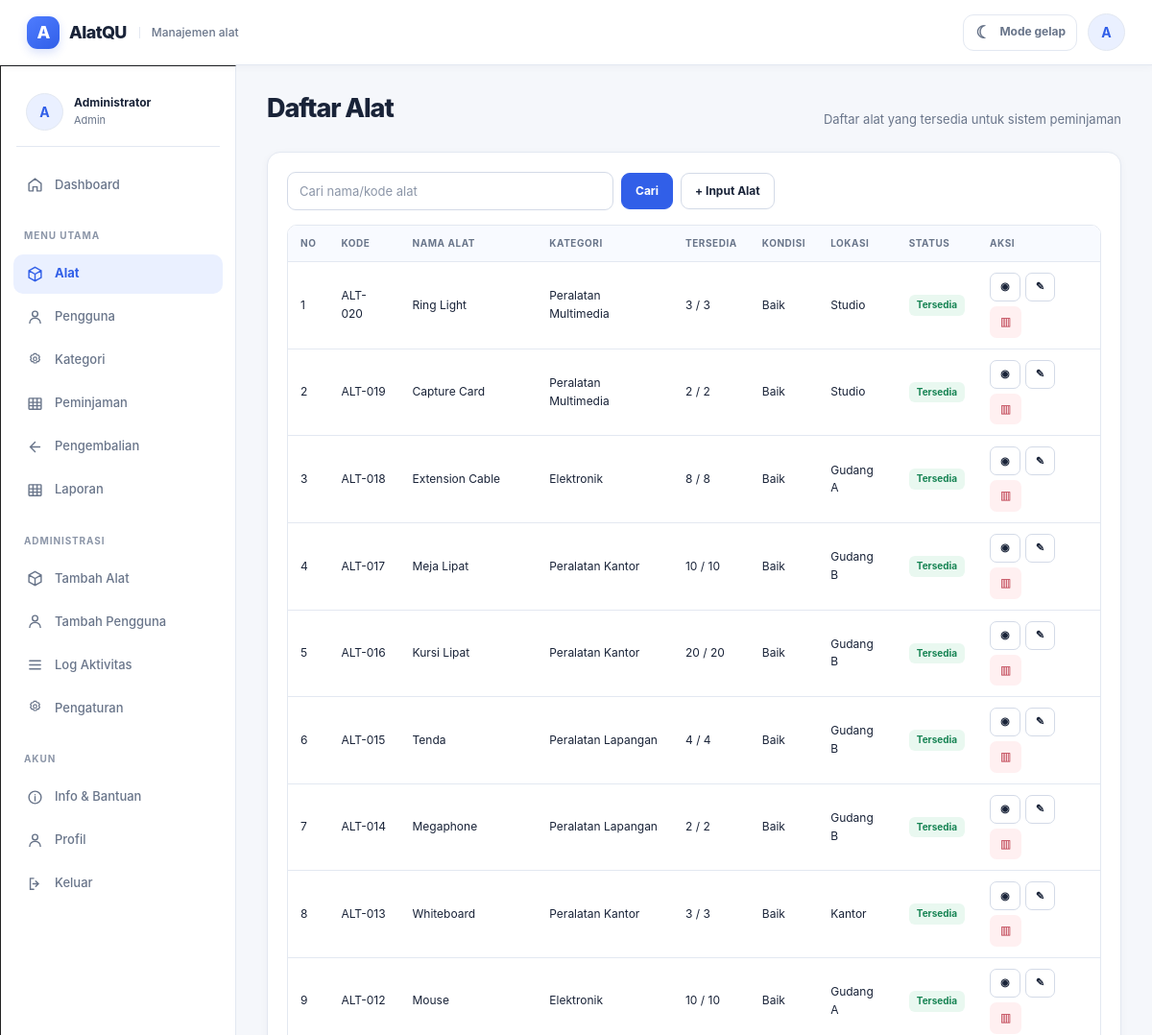
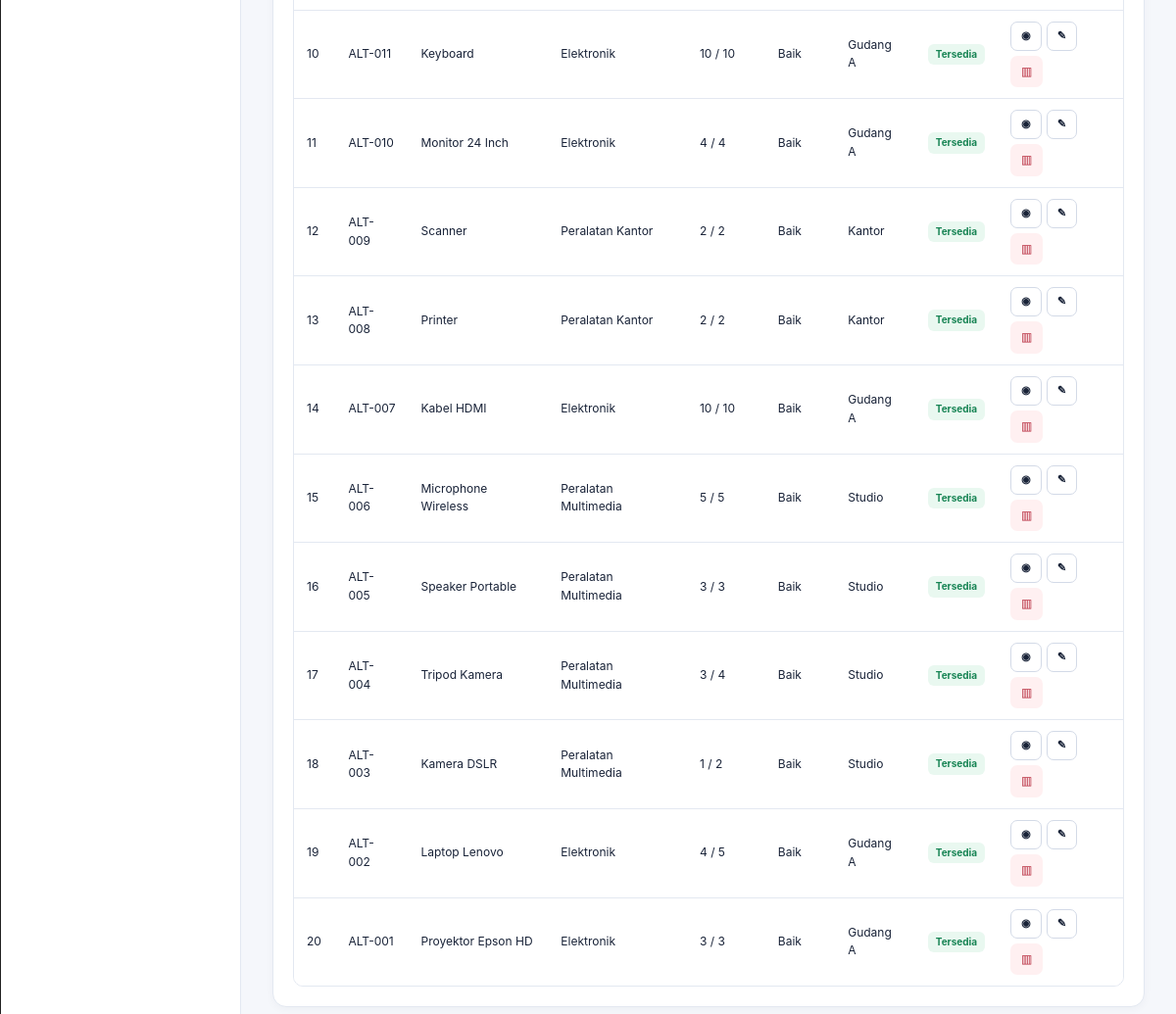
/index.php?route=alat (signed in), run on the app's committed database (2 pictures, top to bottom).
### tables this page shows
CREATE TABLE alat(
  id INT UNSIGNED AUTO_INCREMENT PRIMARY KEY,
  kode_alat VARCHAR(50) NOT NULL UNIQUE,
  nama_alat VARCHAR(150) NOT NULL,
  kategori_id INT UNSIGNED NOT NULL,
  deskripsi TEXT,
  kondisi VARCHAR(50) NOT NULL DEFAULT 'Baik',
  jumlah INT UNSIGNED NOT NULL DEFAULT 0,
  jumlah_tersedia INT UNSIGNED NOT NULL DEFAULT 0,
  lokasi VARCHAR(120) NOT NULL,
  foto VARCHAR(255),
  status ENUM('Tersedia','Tidak Tersedia','Perawatan') NOT NULL DEFAULT 'Tersedia',
  created_at TIMESTAMP DEFAULT CURRENT_TIMESTAMP,
  updated_at TIMESTAMP DEFAULT CURRENT_TIMESTAMP ON UPDATE CURRENT_TIMESTAMP,
  INDEX idx_alat_kategori(kategori_id),
  INDEX idx_alat_status(status),
  INDEX idx_alat_nama(nama_alat),
  CONSTRAINT fk_alat_kategori FOREIGN KEY(kategori_id) REFERENCES kategori(id) ON UPDATE CASCADE ON DELETE RESTRICT
);

CREATE TABLE kategori(
  id INT UNSIGNED AUTO_INCREMENT PRIMARY KEY,
  nama_kategori VARCHAR(100) NOT NULL UNIQUE,
  deskripsi TEXT,
  created_at TIMESTAMP DEFAULT CURRENT_TIMESTAMP,
  updated_at TIMESTAMP DEFAULT CURRENT_TIMESTAMP ON UPDATE CURRENT_TIMESTAMP
);

### controllers/AlatController.php (called while the page is built, shortened)
<?php
require_once __DIR__ . '/../config/database.php';
require_once __DIR__ . '/../helpers/auth.php';
require_once __DIR__ . '/../models/Alat.php';
class AlatController
{
    private $model;
    public function __construct()
    {
        $this->db = Database::getConnection();
        $this->model = new Alat($this->db);
    }
    public function index()
    {
        $alat = $this->model->all(100, 0, trim(isset($_GET['q']) ? $_GET['q'] : ''));
        require __DIR__ . '/../views/alat/index.php';
    }
}

### index.php (called while the page is built)
<?php
require __DIR__ . '/router.php';

### config/config.php (called while the page is built, shortened)
<?php
function base_url(string $path = ''): string
{
    $parts = explode('?', ltrim($path, '/'), 2);
    $route = trim($parts[0], '/');
    $url = APP_BASE . '/index.php';
    if ($route !== '') {
        $url .= '?route=' . rawurlencode($route);
    }
    return $url;
}
function asset_url(string $path = ''): string
{
    return APP_BASE . '/assets/' . ltrim($path, '/');
}
function e($value): string
{
    return htmlspecialchars((string)$value, ENT_QUOTES, 'UTF-8');
}

### helpers/auth.php (called while the page is built, shortened)
<?php
require_once __DIR__ . '/../config/config.php';
function current_user()
{
    return isset($_SESSION['user']) ? $_SESSION['user'] : null;
}
function has_role($roles): bool
{
    $roles = (array)$roles;
    $current = current_user();
    $currentRole = is_array($current) && isset($current['role']) ? strtolower(trim((string)$current['role'])) : '';
    $roles = array_map(static function ($role) { return strtolower(trim((string)$role)); }, $roles);
    return in_array($currentRole, $roles, true);
}

### config/database.php (called while the page is built, shortened)
<?php
require_once __DIR__ . '/config.php';
class Database
{
    private static $pdo = null;
    public static function getConnection(): PDO
    {
        $dsn = 'mysql:host=' . DB_HOST . ';port=' . DB_PORT . ';dbname=' . DB_NAME . ';charset=utf8mb4';
        try {
            self::$pdo = new PDO($dsn, DB_USER, DB_PASS, array(
                PDO::ATTR_ERRMODE => PDO::ERRMODE_EXCEPTION,
                PDO::ATTR_DEFAULT_FETCH_MODE => PDO::FETCH_ASSOC,
                PDO::ATTR_EMULATE_PREPARES => false,
            ));
        } catch (PDOException $e) {
            error_log('[NambutApp] Database connection failed: ' . $e->getMessage());
            throw new RuntimeException(
                'Koneksi database gagal. Pastikan MySQL/MariaDB aktif, extension PDO MySQL tersedia, database peminjaman sudah diimpor, dan kredensial di config/database.local.php benar.'
            );
        }
        return self::$pdo;
    }
}

### models/Alat.php (called while the page is built, shortened)
<?php
class Alat
{
    private $db;
    public function __construct(PDO $db) { $this->db = $db; }
    public function all(int $limit = 50, int $offset = 0, string $q = ''): array
    {
        $sql = 'SELECT a.*,k.nama_kategori FROM alat a JOIN kategori k ON k.id=a.kategori_id WHERE a.nama_alat LIKE ? OR a.kode_alat LIKE ? ORDER BY a.id DESC LIMIT ? OFFSET ?';
        $s = $this->db->prepare($sql);
        $like = '%' . $q . '%';
        $s->bindValue(1, $like);
        $s->bindValue(2, $like);
        $s->bindValue(3, $limit, PDO::PARAM_INT);
        $s->bindValue(4, $offset, PDO::PARAM_INT);
        $s->execute();
        return $s->fetchAll();
    }
}

### views/alat/index.php (the view)
<?php $title='AlatQU';require __DIR__.'/../layouts/header.php';require __DIR__.'/../layouts/navbar.php';require __DIR__.'/../layouts/sidebar.php';?>
<main class="content">
<div class="page-head"><h1>Daftar Alat</h1><p>Daftar alat yang tersedia untuk sistem peminjaman</p></div><?php if($m=flash('success')):?><div class="alert success"><?=e($m)?></div><?php endif;?><?php if($m=flash('error')):?><div class="alert"><?=e($m)?></div><?php endif;?><div class="card"><form class="searchbar" method="get"><input type="hidden" name="route" value="alat"><input class="input" name="q" value="<?=e($_GET['q']??'')?>" placeholder="Cari nama/kode alat"><button class="btn btn-primary">Cari</button><?php if(has_role('admin')):?><a class="btn" href="<?=base_url('alat/create')?>">+ Input Alat</a><?php endif;?></form><div class="table-wrap"><table class="table"><thead><tr><th>NO</th><th>KODE</th><th>NAMA ALAT</th><th>KATEGORI</th><th>TERSEDIA</th><th>KONDISI</th><th>LOKASI</th><th>STATUS</th><th>AKSI</th></tr></thead><tbody><?php foreach($alat as $i=>$a):?><tr><td><?=$i+1?></td><td><?=e($a['kode_alat'])?></td><td><?=e($a['nama_alat'])?></td><td><?=e($a['nama_kategori'])?></td><td><?=e($a['jumlah_tersedia'])?> / <?=e($a['jumlah'])?></td><td><?=e($a['kondisi'])?></td><td><?=e($a['lokasi'])?></td><td><span class="badge <?=$a['jumlah_tersedia']>0?'badge-success':'badge-danger'?>"><?=e($a['status'])?></span></td><td class="actions"><a class="btn btn-sm" href="<?=base_url('alat/detail/'.$a['id'])?>">◉</a><?php if(has_role('peminjam')&&$a['jumlah_tersedia']>0&&$a['status']==='Tersedia'):?><a class="btn btn-sm btn-primary" href="<?=base_url('peminjaman/create?alat_id='.$a['id'])?>">Pinjam</a><?php endif;?><?php if(has_role('admin')):?><a class="btn btn-sm" href="<?=base_url('alat/edit/'.$a['id'])?>">✎</a><form method="post" action="<?=e(base_url('alat/delete/'.$a['id']))?>" class="inline-action" onsubmit="return confirm('Hapus alat?')"><input type="hidden" name="_csrf" value="<?=csrf_token()?>"><button class="btn btn-sm btn-danger" type="submit">▥</button></form><?php endif;?></td></tr><?php endforeach;?></tbody></table></div></div>
</main><?php require __DIR__.'/../layouts/footer.php';?>

### router.php (shortened to what this page needs)
<?php
require_once __DIR__ . '/config/config.php';
require_once __DIR__ . '/helpers/auth.php';
$route = isset($_GET['route']) ? (string)$_GET['route'] : '';
$route = trim($route, " /\t\n\r\0\x0B");
$route = preg_replace('#/+#', '/', $route);
$route = strtolower($route);
$parts = $route === '' ? array() : explode('/', $route);
$action = isset($parts[1]) && $parts[1] !== '' ? $parts[1] : 'index';
try {
    $controller = new $class();
    if ($action === 'index') {
        $controller->index();
        exit;
    }
} catch (Throwable $e) {
    $log = '[NambutApp] ' . date('Y-m-d H:i:s') . ' ' . $e->getMessage() . PHP_EOL;
    error_log($log);
    http_response_code(500);
    $message = 'Terjadi kendala pada aplikasi. Periksa koneksi database atau log server, lalu coba lagi.';
    require __DIR__ . '/views/info/500.php';
}

### views/layouts/header.php (shortened to what this page needs)
<?php
require_once __DIR__ . '/../../config/config.php';
require_once __DIR__ . '/../../helpers/auth.php';
$assetVersion = APP_VERSION . '-alatqu-ui1';
$layoutUser = current_user();
?>
<!doctype html>
<html lang="id">
<head>
    <link rel="stylesheet" href="<?=e(asset_url('css/style.css'))?>?v=<?=$assetVersion?>">
    <link rel="stylesheet" href="<?=e(asset_url('css/login.css'))?>?v=<?=$assetVersion?>">
    <link rel="stylesheet" href="<?=e(asset_url('css/dashboard.css'))?>?v=<?=$assetVersion?>">
    <link rel="stylesheet" href="<?=e(asset_url('css/form.css'))?>?v=<?=$assetVersion?>">
    <link rel="stylesheet" href="<?=e(asset_url('css/table.css'))?>?v=<?=$assetVersion?>">
    <link rel="stylesheet" href="<?=e(asset_url('css/alatqu.css'))?>?v=<?=e($assetVersion)?>">
</head>
<body data-user-id="<?=e($layoutUser['id'] ?? 'guest')?>">

### views/layouts/navbar.php (shortened to what this page needs)
<header class="topbar">
    <a class="brand" href="<?=base_url('dashboard')?>" aria-label="AlatQU - Dashboard">
        <span class="brand-mark-text" aria-hidden="true">A</span>
        <span>AlatQU</span>
        <span class="brand-caption">Manajemen alat</span>
    </a>
    <div class="topbar-actions">
        <button class="theme-toggle" type="button" data-theme-toggle aria-label="Aktifkan mode gelap" title="Aktifkan mode gelap">
            <span class="theme-toggle-icon" data-theme-icon aria-hidden="true">☾</span>
            <span data-theme-label>Mode gelap</span>
        </button>
        <a class="profile-btn" href="<?=base_url('profile')?>" title="Profil" aria-label="Buka profil">
            <span class="avatar-fallback js-avatar-fallback" aria-hidden="true"><?=e(strtoupper(substr((string)(current_user()['nama'] ?? 'U'), 0, 1)))?></span>
        </a>
    </div>
</header>

### views/layouts/sidebar.php (shortened to what this page needs)
<?php
$navUser = current_user() ?: [];
$r = strtolower($navUser['role'] ?? '');
$route = isset($_GET['route']) ? strtolower(trim((string)$_GET['route'], '/')) : 'dashboard';
$section = explode('/', $route)[0] ?: 'dashboard';
$active = static function (array $names) use ($section): string { return in_array($section, $names, true) ? 'active' : ''; };
?>
<aside class="sidebar">
    <div class="sidebar-account">
        <div class="sidebar-avatar avatar">
            <span class="avatar-fallback js-avatar-fallback" aria-hidden="true"><?=e(strtoupper(substr((string)($navUser['nama'] ?? 'U'), 0, 1)))?></span>
        </div>
        <div class="sidebar-account-copy">
            <strong><?=e($navUser['nama'] ?? 'Pengguna')?></strong>
            <span><?=e(ucfirst($navUser['role'] ?? 'akun'))?></span>
        </div>
    </div>
    <nav aria-label="Navigasi utama">
        <a class="nav-item <?=$active(['dashboard'])?>" href="<?=base_url('dashboard')?>"><span class="nav-icon"><svg class="icon"><use href="<?=asset_url('icons/icons.svg')?>#home"></use></svg></span>Dashboard</a>
        <div class="nav-group-title">Menu utama</div>
        <a class="nav-item <?=$active(['alat'])?>" href="<?=base_url('alat')?>"><span class="nav-icon"><svg class="icon"><use href="<?=asset_url('icons/icons.svg')?>#box"></use></svg></span><?= $r === 'peminjam' ? 'Daftar Alat' : 'Alat' ?></a>
        <?php if ($r === 'admin'): ?>
            <a class="nav-item <?=$active(['users'])?>" href="<?=base_url('users')?>"><span class="nav-icon"><svg class="icon"><use href="<?=asset_url('icons/icons.svg')?>#user"></use></svg></span>Pengguna</a>
            <a class="nav-item <?=$active(['kategori'])?>" href="<?=base_url('kategori')?>"><span class="nav-icon"><svg class="icon"><use href="<?=asset_url('icons/icons.svg')?>#settings"></use></svg></span>Kategori</a>
        <?php endif; ?>
        <a class="nav-item <?=$active(['peminjaman'])?>" href="<?=base_url('peminjaman')?>"><span class="nav-icon"><svg class="icon"><use href="<?=asset_url('icons/icons.svg')?>#table"></use></svg></span><?= $r === 'peminjam' ? 'Peminjaman Saya' : 'Peminjaman' ?></a>
        <a class="nav-item <?=$active(['pengembalian'])?>" href="<?=base_url('pengembalian')?>"><span class="nav-icon"><svg class="icon"><use href="<?=asset_url('icons/icons.svg')?>#back"></use></svg></span>Pengembalian</a>
        <?php if (in_array($r, ['admin', 'petugas'], true)): ?>
            <a class="nav-item <?=$active(['laporan'])?>" href="<?=base_url('laporan')?>"><span class="nav-icon"><svg class="icon"><use href="<?=asset_url('icons/icons.svg')?>#table"></use></svg></span>Laporan</a>
        <?php endif; ?>
        <?php if ($r === 'admin'): ?>
            <div class="nav-group-title">Administrasi</div>
            <a class="nav-item" href="<?=base_url('alat/create')?>"><span class="nav-icon"><svg class="icon"><use href="<?=asset_url('icons/icons.svg')?>#box"></use></svg></span>Tambah Alat</a>
            <a class="nav-item" href="<?=base_url('users/create')?>"><span class="nav-icon"><svg class="icon"><use href="<?=asset_url('icons/icons.svg')?>#user"></use></svg></span>Tambah Pengguna</a>
            <a class="nav-item <?=$active(['log'])?>" href="<?=base_url('log')?>"><span class="nav-icon"><svg class="icon"><use href="<?=asset_url('icons/icons.svg')?>#menu"></use></svg></span>Log Aktivitas</a>
            <a class="nav-item <?=$active(['pengaturan'])?>" href="<?=base_url('pengaturan')?>"><span class="nav-icon"><svg class="icon"><use href="<?=asset_url('icons/icons.svg')?>#settings"></use></svg></span>Pengaturan</a>
        <?php endif; ?>
        <div class="nav-group-title">Akun</div>
        <a class="nav-item <?=$active(['info'])?>" href="<?=base_url('info')?>"><span class="nav-icon"><svg class="icon"><use href="<?=asset_url('icons/icons.svg')?>#info"></use></svg></span>Info & Bantuan</a>
        <a class="nav-item <?=$active(['profile'])?>" href="<?=base_url('profile')?>"><span class="nav-icon"><svg class="icon"><use href="<?=asset_url('icons/icons.svg')?>#user"></use></svg></span>Profil</a>
        <a class="nav-item" href="<?=base_url('logout')?>" data-logout><span class="nav-icon"><svg class="icon"><use href="<?=asset_url('icons/icons.svg')?>#logout"></use></svg></span>Keluar</a>
    </nav>
</aside>

### views/layouts/footer.php (shortened to what this page needs)
</body>
</html>

### assets/css/style.css (style rules this page uses)
:root { --primary:#2563EB;--secondary:#60A5FA;--white:#FFFFFF;--background:#EEF4FF;--success:#00BF63;--danger:#DD0606;--text:#101010;--border:#222;--shadow:0 12px 25px rgba(0,0,0,.14) }
* { box-sizing:border-box }
body { margin:0;font-family:"Trebuchet MS",Arial,sans-serif;background:var(--background);color:var(--text) }
a { text-decoration:none;color:inherit }
.topbar { height:72px;background:var(--primary);color:#fff;display:flex;align-items:center;padding:0 22px;gap:18px;position:fixed;top:0;left:0;right:0;z-index:20 }
.brand { display:flex;align-items:center;gap:10px;font-size:25px;font-weight:800 }
.profile-btn { margin-left:auto;color:#fff;border:2px solid #fff;border-radius:50%;width:43px;height:43px;display:grid;place-items:center;font-size:23px }
.sidebar { position:fixed;top:72px;bottom:18px;left:0;width:300px;background:#fff;border:1px solid #222;border-radius:0 0 24px 0;box-shadow:var(--shadow);padding:22px 15px;z-index:15;overflow:auto }
.nav-item { display:flex;align-items:center;gap:14px;padding:13px 17px;border-radius:30px;font-size:18px;margin:4px 0 }
.nav-item:hover,.nav-item.active { background:#f3f7ff;border:1px solid #9aa3ad;color:var(--primary) }
.nav-icon { width:27px;text-align:center }
.nav-group-title { font-weight:800;margin:18px 14px 5px }
.content { padding:102px 32px 40px 332px;min-height:100vh;overflow-x:hidden }
.page-head { margin-bottom:28px }
.page-head h1 { font-size:36px;margin:0 0 4px }
.page-head p { margin:0;font-size:18px }
.card { background:#fff;border:1.5px solid #222;border-radius:26px;box-shadow:var(--shadow);padding:24px }
.btn { display:inline-flex;align-items:center;justify-content:center;gap:8px;border:1.5px solid #222;border-radius:18px;padding:11px 22px;font-weight:800;cursor:pointer;background:#fff;font-size:15px }
.btn-primary { background:var(--primary);color:#fff }
.btn-danger { background:var(--danger);color:#fff }
.btn-sm { padding:8px 13px;border-radius:12px;font-size:13px }
.input,.select,.textarea { width:100%;border:1.5px solid #333;background:#fff;border-radius:18px;padding:14px 16px;font-size:16px;outline:none }
.table-wrap { overflow:auto }
.table { width:100%;border-collapse:collapse;background:#fff;min-width:760px }
.table th,.table td { border:1px solid #d5d8dc;padding:12px;text-align:left }
.table th { background:#eef0f2 }
.badge { display:inline-block;padding:5px 10px;border-radius:999px;font-weight:800;font-size:12px }
.badge-success { background:#d9f9eb;color:#00894a }
.actions { display:flex;gap:7px }
.searchbar { display:flex;gap:10px;margin-bottom:16px }
.searchbar .input { max-width:320px }
.icon { width:27px;height:27px;display:block;flex:0 0 auto }
.nav-item .icon { color:currentColor }
.inline-action { display:inline-flex;margin:0;padding:0 }
.inline-action .btn { font:inherit }
.actions form { display:inline-flex }

### data on the page
alat: kode_alat "ALT-020", nama_alat "Ring Light", kategori.nama_kategori "Peralatan Multimedia", jumlah_tersedia "3", jumlah "3", kondisi "Baik", lokasi "Studio", status "Tersedia"
alat: kode_alat "ALT-019", nama_alat "Capture Card", kategori.nama_kategori "Peralatan Multimedia", jumlah_tersedia "2", jumlah "2", kondisi "Baik", lokasi "Studio", status "Tersedia"
alat: kode_alat "ALT-018", nama_alat "Extension Cable", kategori.nama_kategori "Elektronik", jumlah_tersedia "8", jumlah "8", kondisi "Baik", lokasi "Gudang A", status "Tersedia"
alat: kode_alat "ALT-017", nama_alat "Meja Lipat", kategori.nama_kategori "Peralatan Kantor", jumlah_tersedia "10", jumlah "10", kondisi "Baik", lokasi "Gudang B", status "Tersedia"
alat: kode_alat "ALT-016", nama_alat "Kursi Lipat", kategori.nama_kategori "Peralatan Kantor", jumlah_tersedia "20", jumlah "20", kondisi "Baik", lokasi "Gudang B", status "Tersedia"
alat: kode_alat "ALT-015", nama_alat "Tenda", kategori.nama_kategori "Peralatan Lapangan", jumlah_tersedia "4", jumlah "4", kondisi "Baik", lokasi "Gudang B", status "Tersedia"
alat: kode_alat "ALT-014", nama_alat "Megaphone", kategori.nama_kategori "Peralatan Lapangan", jumlah_tersedia "2", jumlah "2", kondisi "Baik", lokasi "Gudang B", status "Tersedia"
alat: kode_alat "ALT-013", nama_alat "Whiteboard", kategori.nama_kategori "Peralatan Kantor", jumlah_tersedia "3", jumlah "3", kondisi "Baik", lokasi "Kantor", status "Tersedia"
alat: kode_alat "ALT-012", nama_alat "Mouse", kategori.nama_kategori "Elektronik", jumlah_tersedia "10", jumlah "10", kondisi "Baik", lokasi "Gudang A", status "Tersedia"
alat: kode_alat "ALT-011", nama_alat "Keyboard", kategori.nama_kategori "Elektronik", jumlah_tersedia "10", jumlah "10", kondisi "Baik", lokasi "Gudang A", status "Tersedia"
alat: kode_alat "ALT-010", nama_alat "Monitor 24 Inch", kategori.nama_kategori "Elektronik", jumlah_tersedia "4", jumlah "4", kondisi "Baik", lokasi "Gudang A", status "Tersedia"
alat: kode_alat "ALT-009", nama_alat "Scanner", kategori.nama_kategori "Peralatan Kantor", jumlah_tersedia "2", jumlah "2", kondisi "Baik", lokasi "Kantor", status "Tersedia"
alat: kode_alat "ALT-008", nama_alat "Printer", kategori.nama_kategori "Peralatan Kantor", jumlah_tersedia "2", jumlah "2", kondisi "Baik", lokasi "Kantor", status "Tersedia"
alat: kode_alat "ALT-007", nama_alat "Kabel HDMI", kategori.nama_kategori "Elektronik", jumlah_tersedia "10", jumlah "10", kondisi "Baik", lokasi "Gudang A", status "Tersedia"
alat: kode_alat "ALT-006", nama_alat "Microphone Wireless", kategori.nama_kategori "Peralatan Multimedia", jumlah_tersedia "5", jumlah "5", kondisi "Baik", lokasi "Studio", status "Tersedia"
alat: kode_alat "ALT-005", nama_alat "Speaker Portable", kategori.nama_kategori "Peralatan Multimedia", jumlah_tersedia "3", jumlah "3", kondisi "Baik", lokasi "Studio", status "Tersedia"
alat: kode_alat "ALT-004", nama_alat "Tripod Kamera", kategori.nama_kategori "Peralatan Multimedia", jumlah_tersedia "3", jumlah "4", kondisi "Baik", lokasi "Studio", status "Tersedia"
alat: kode_alat "ALT-003", nama_alat "Kamera DSLR", kategori.nama_kategori "Peralatan Multimedia", jumlah_tersedia "1", jumlah "2", kondisi "Baik", lokasi "Studio", status "Tersedia"
alat: kode_alat "ALT-002", nama_alat "Laptop Lenovo", kategori.nama_kategori "Elektronik", jumlah_tersedia "4", jumlah "5", kondisi "Baik", lokasi "Gudang A", status "Tersedia"
alat: kode_alat "ALT-001", nama_alat "Proyektor Epson HD", kategori.nama_kategori "Elektronik", jumlah_tersedia "3", jumlah "3", kondisi "Baik", lokasi "Gudang A", status "Tersedia"

### other printed values
substr((string)(current_user()['nama'] ?? 'U'), 0, 1) "A"
substr((string)($navUser['nama'] ?? 'U'), 0, 1) "A"
$navUser['nama'] "Administrator"
$navUser['role'] "Admin"
